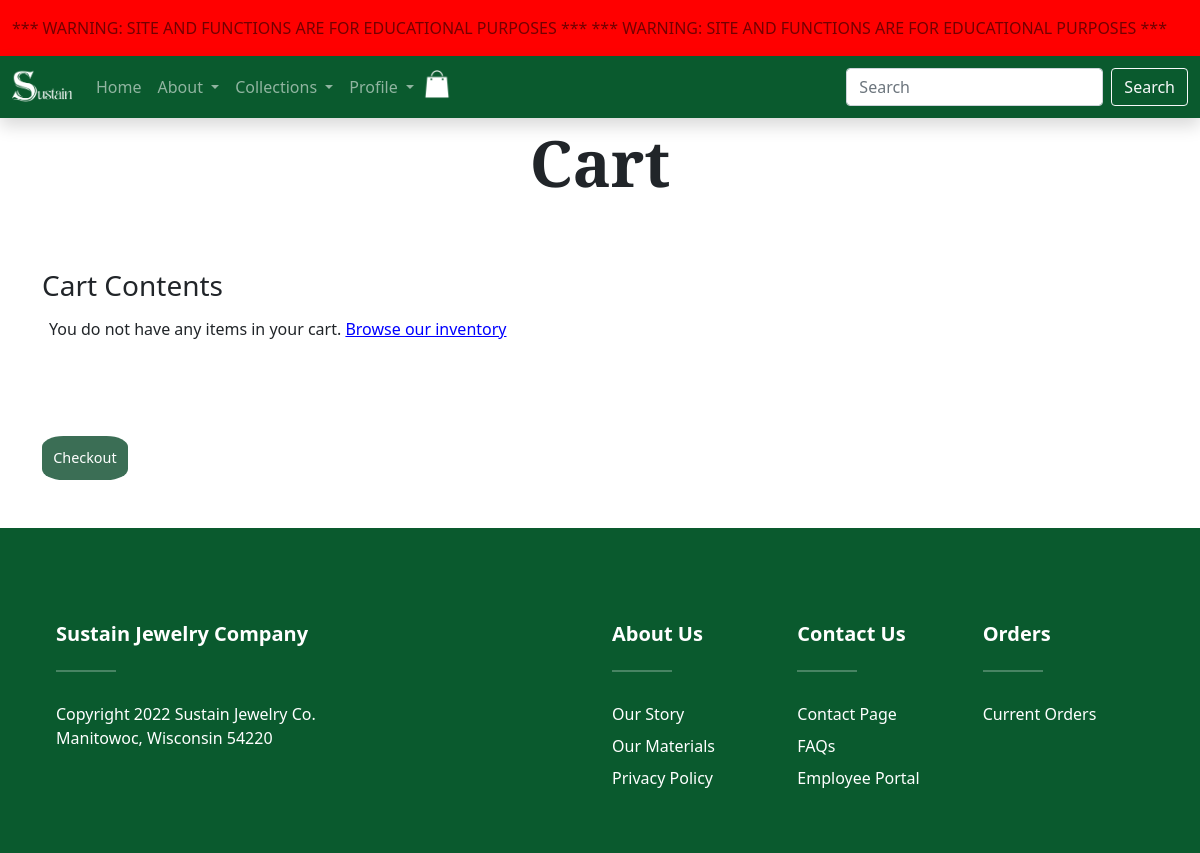
The page /cart.php on the database as committed earlier.
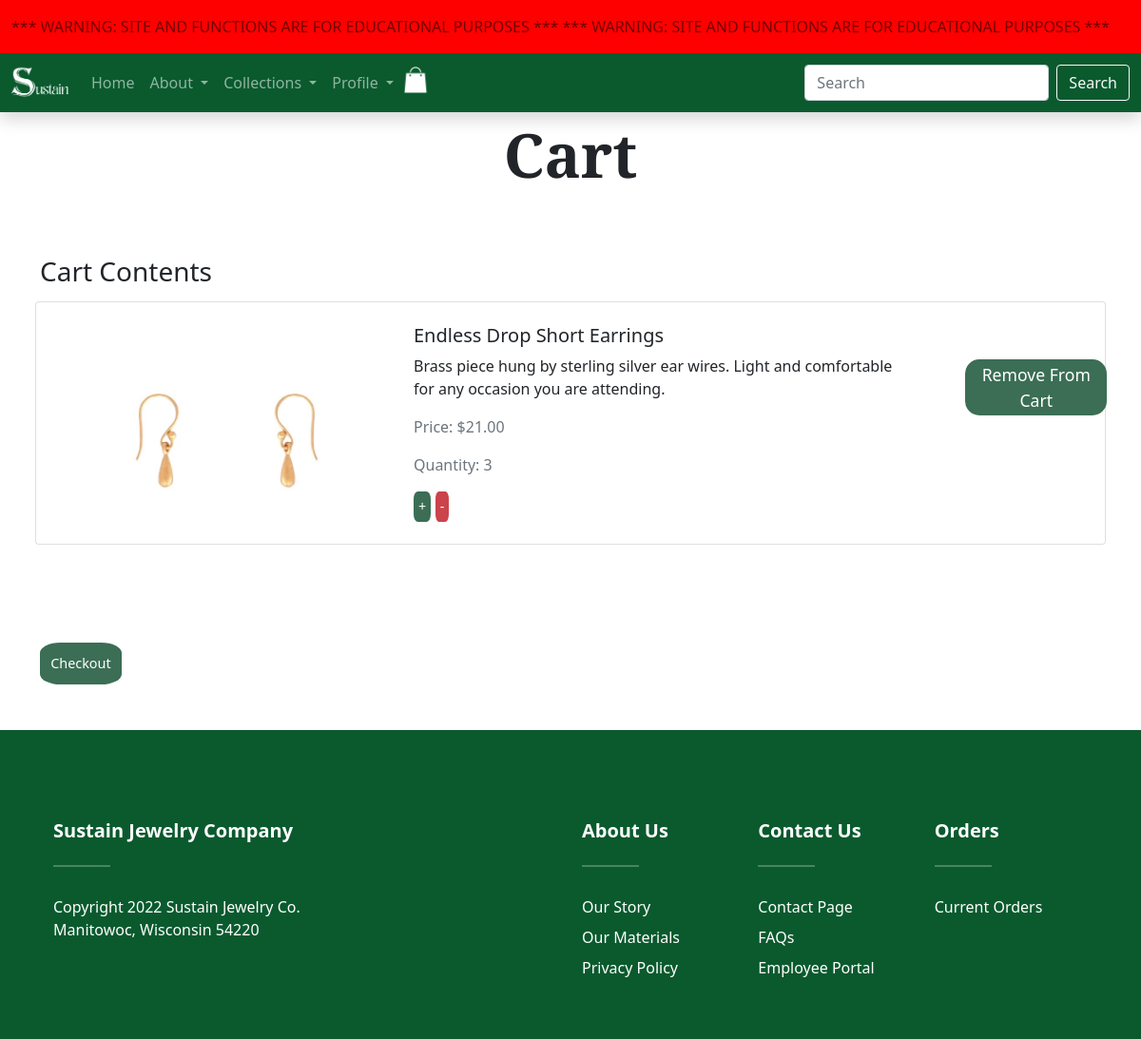
The same page on the database as committed later.
### tables this page shows
CREATE TABLE `cart` (
  `cartId` int(11) NOT NULL,
  `userId` int(11) NOT NULL,
  `productId` int(11) DEFAULT NULL,
  `qty` int(11) NOT NULL
);

CREATE TABLE `products` (
  `productId` int(9) NOT NULL,
  `name` varchar(70) NOT NULL,
  `price` decimal(10,2) NOT NULL,
  `category` varchar(50) NOT NULL,
  `description` varchar(255) NOT NULL,
  `img` varchar(255) NOT NULL,
  `keywords` varchar(250) NOT NULL
);

### cart.php (the view, shortened to what this page needs)
<!DOCTYPE html>
<html>
<head>
    <link rel="stylesheet" href="assets/css/style.css">
</head>
<body class="">
    <?php include("warningBanner.php");?>
    <div class="container">
        <div class="row text-center">
        <h2 class="display-3 fw-bold">Cart</h2>
        </div>
            <br><br>
        <?php
            require_once("connect-db.php");
            if($_SESSION["logged_in"] != "true"){
                    $sql = "select * from cart join products on products.productId = cart.productId WHERE userId = '999999%'";
                    $statement1 = $db->prepare($sql);
                    if($statement1->execute()){
                        $items = $statement1->fetchAll();
                    }else{
                        $error1= "Error finding cart.";
                    }
            }
        ?>
            <h3>Cart Contents</h3>
            <?php
            if(count($items) == 0){
                ?>
                <div class="row">
                    <div class="col-md-12">
                        <p>You do not have any items in your cart. <a href="collections.php" style="color: blue">Browse our inventory</a></p>
                    </div>
                </div>
                <?php
            }
                foreach($items as $item){?>
            <div class="row">
                <div class="card w-100">
                    <div class="row g-0">
                        <div class="col-md-4 text-center">
                            <img src="<?php echo $item["img"]?>" class="img-fluid rounded-start" style="max-height: 15rem" alt="...">
                        </div>
                        <div class="col-md-6">
                            <div class="card-body">
                                <h5 class="card-title"><?php echo $item["name"]?></h5>
                                <p class="card-text"><?php echo $item["description"]?></p>
                                <p class="card-text"><medium class="text-muted">Price: $<?php echo $item["price"]?></medium></p>
                                <p class="card-text"><medium class="text-muted">Quantity: <?php echo $item["qty"]?></medium></p>
                                <form style="" method="POST" action="">
                                    <button type="submit" style="padding: 1%; background-color: rgb(59, 110, 85); color: #FFFFFF; border: 0px; border-radius: 25%; font-size: 0.9em;"name="add" class="redirect_button">+</button>
                                    <button type="submit" style="padding: 1%; background-color: rgb(203, 68, 75); color: #FFFFFF; border: 0px; border-radius: 25%; font-size: 0.9rem;"name="removeone" class="redirect_button">-</button>
                                </form>
                            </div>
                        </div>
                        <div class="col-md-2 card-body">
                            <div>
                                <form style="margin: 25%; width: 100%;" method="POST" action="<?php echo $_SERVER['PHP_SELF'];?>">
                                    <button type="submit" style="padding: 2%; background-color: rgb(59, 110, 85); color: #FFFFFF; border: 0px; border-radius: 15px; font-size: 1.1rem;"name="delete" class="redirect_button">Remove From Cart</button>
                                </form>
                            </div>
                        </div>
                    </div>
                </div>
            </div>
            <br>
            <?php } ?>
            <br><br><br>
            <article>
                <form action="confirmOrder.php" method="post">
                <button type="submit" style="padding: 1%; background-color: rgb(59, 110, 85); color: #FFFFFF; border: 0px; border-radius: 25%; font-size: 0.9em;">Checkout</button>
                </form>
                <br><br>
                </div>
</body>
<?php include("navfooter.php");?>
</html>

Rows that differ between the two databases and show on the page:
added cart: productId.img (picture), productId.name "Endless Drop Short Earrings", productId.description "Brass piece hung by sterling silver ear wires. Light and comfortable for any occasion you are attending.", productId.price "21.00", qty "3"
Other text that changed with them:
text no longer shown: "You do not have any items in your cart. Browse our inventory"
